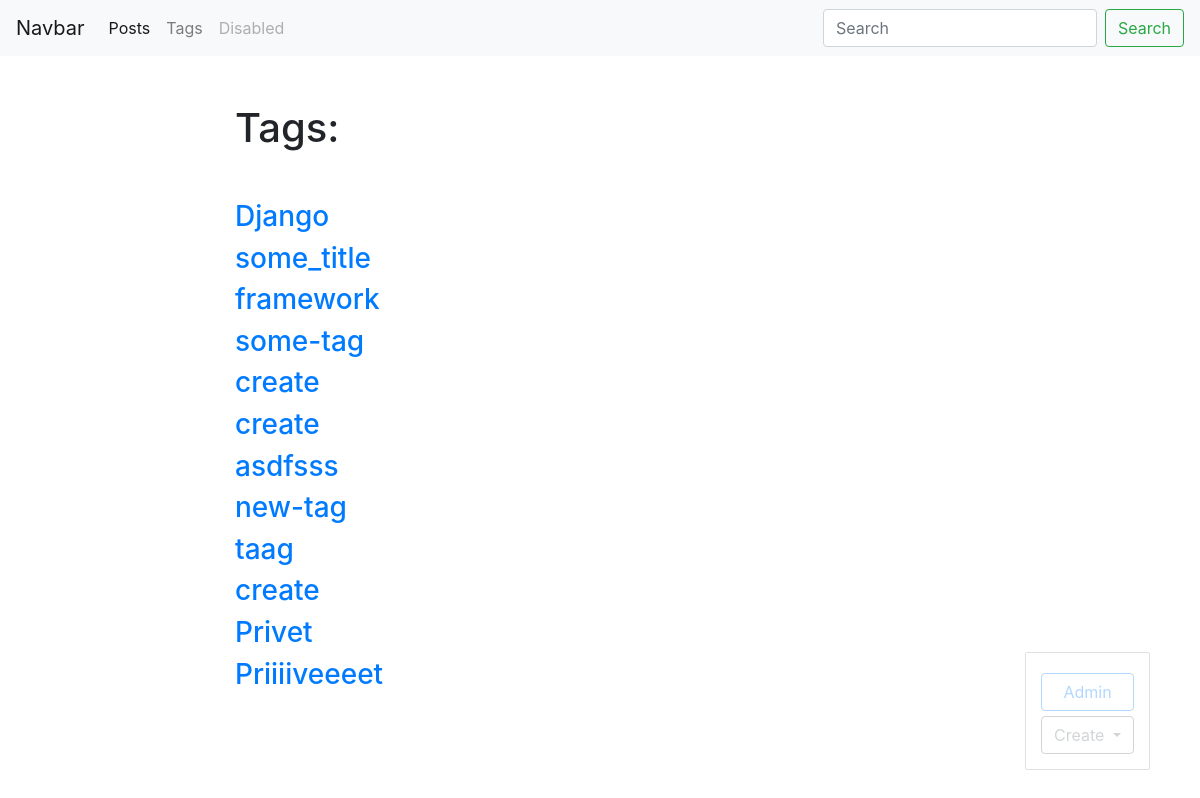
/blog/tags/, run on an earlier commit of the app's database.
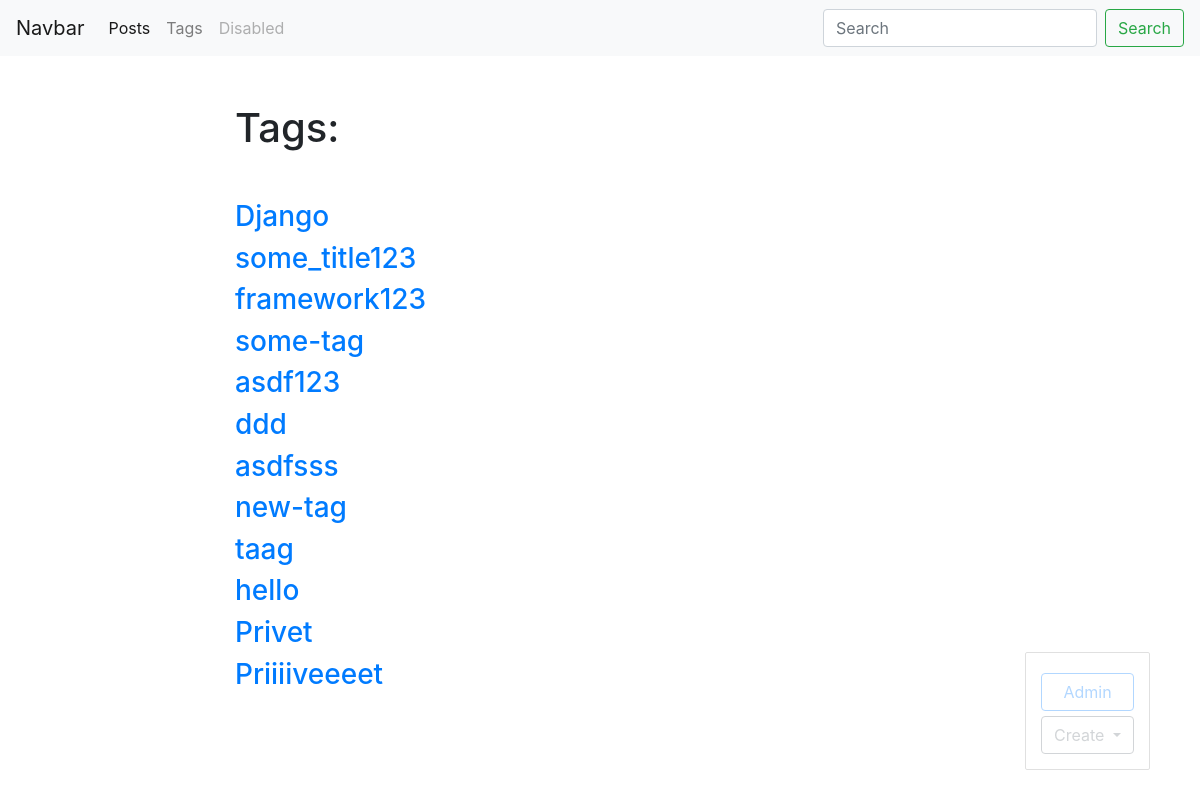
And on a later commit of the database.
### blog/models.py (models this page shows, shortened)
class Tag(models.Model):
    title = models.CharField(max_length=50)
    slug = models.SlugField(max_length=50, unique=True)
    def get_absolute_url(self):
        return reverse('tag_detail_url', kwargs={'slug': self.slug})

### blog/views.py (the view)
# urls.py: path('tags/', tags_list, name='tags_list_url'),
def tags_list(request):
    tags = Tag.objects.all()
    return render(request, 'blog/tags_list.html', context={'tags': tags})

### blog/templates/blog/tags_list.html (shortened to what this page needs)
{% extends 'blog/base_blog.html' %}
{% block content %}
    <h1 class="mb-5">Tags:</h1>
    {% for tag in tags %}
        <h3><a href="{{ tag.get_absolute_url }}">{{ tag.title }}</a></h3>
    {% endfor %}
{% endblock %}

### blog/templates/blog/base_blog.html (shortened to what this page needs)
{% extends 'base.html' %}
{% block admin-panel %}
    <div class="btn-group">
        <button type="button" class="btn btn-outline-secondary dropdown-toggle"
                data-toggle="dropdown" aria-haspopup="true"
                aria-expanded="false">
            Create
        </button>
    </div>
{% endblock %}

### templates/base.html (shortened to what this page needs)
{% load static %}
<!DOCTYPE html>
<html lang="en" dir="ltr">
    <head>
        <link rel="stylesheet"
            href="https://stackpath.bootstrapcdn.com/bootstrap/4.1.3/css/bootstrap.min.css"
>
        <link rel="stylesheet" href="{% static "css/styles.css" %}">
    </head>
    <body>
        <nav class="navbar navbar-expand-lg navbar-light bg-light style="background-color: #e3f2fd;"">
            <a class="navbar-brand" href="#">Navbar</a>
            <div class="collapse navbar-collapse" id="navbarSupportedContent">
                <ul class="navbar-nav mr-auto">
                    <li class="nav-item active">
                        <a class="nav-link" href="{% url 'posts_list_url' %}">Posts</a>
                    </li>
                    <li class="nav-item">
                        <a class="nav-link" href="{% url 'tags_list_url' %}">Tags</a>
                    </li>
                    <li class="nav-item">
                        <a class="nav-link disabled" href="#">Disabled</a>
                    </li>
                </ul>
                <form class="form-inline my-2 my-lg-0">
                    <input class="form-control mr-sm-2" type="search" placeholder="Search" aria-label="Search">
                    <button class="btn btn-outline-success my-2 my-sm-0" type="submit">Search</button>
                </form>
            </div>
        </nav>
        <div class="container mt-5">
            <div class="row">
                <div class="col-6 offset-md-2">
                    {% block content %}{% endblock %}
                </div>
            </div>
        </div>
        <div class="admin-panel align-items-center">
            <a class="btn btn-outline-primary" href="/admin">Admin</a>
            {% block admin-panel %}
            {% endblock %}
        </div>
    </body>
</html>

### static/css/styles.css (style rules this page uses)
.admin-panel { border: 1px solid #999; border-radius: 2px; position: fixed; right: 50px; bottom: 30px; opacity: 0.3; padding: 15px; }
.admin-panel a { display: block; margin: 5px 0; }

What changed in the data, as far as the page shows it:
removed Tag: title "create"
removed Tag: title "create"
changed Tag: title "some_title" → "some_title123"
changed Tag: title "framework" → "framework123"
changed Tag: title "create" → "asdf123"
added Tag: title "ddd"
added Tag: title "hello"
